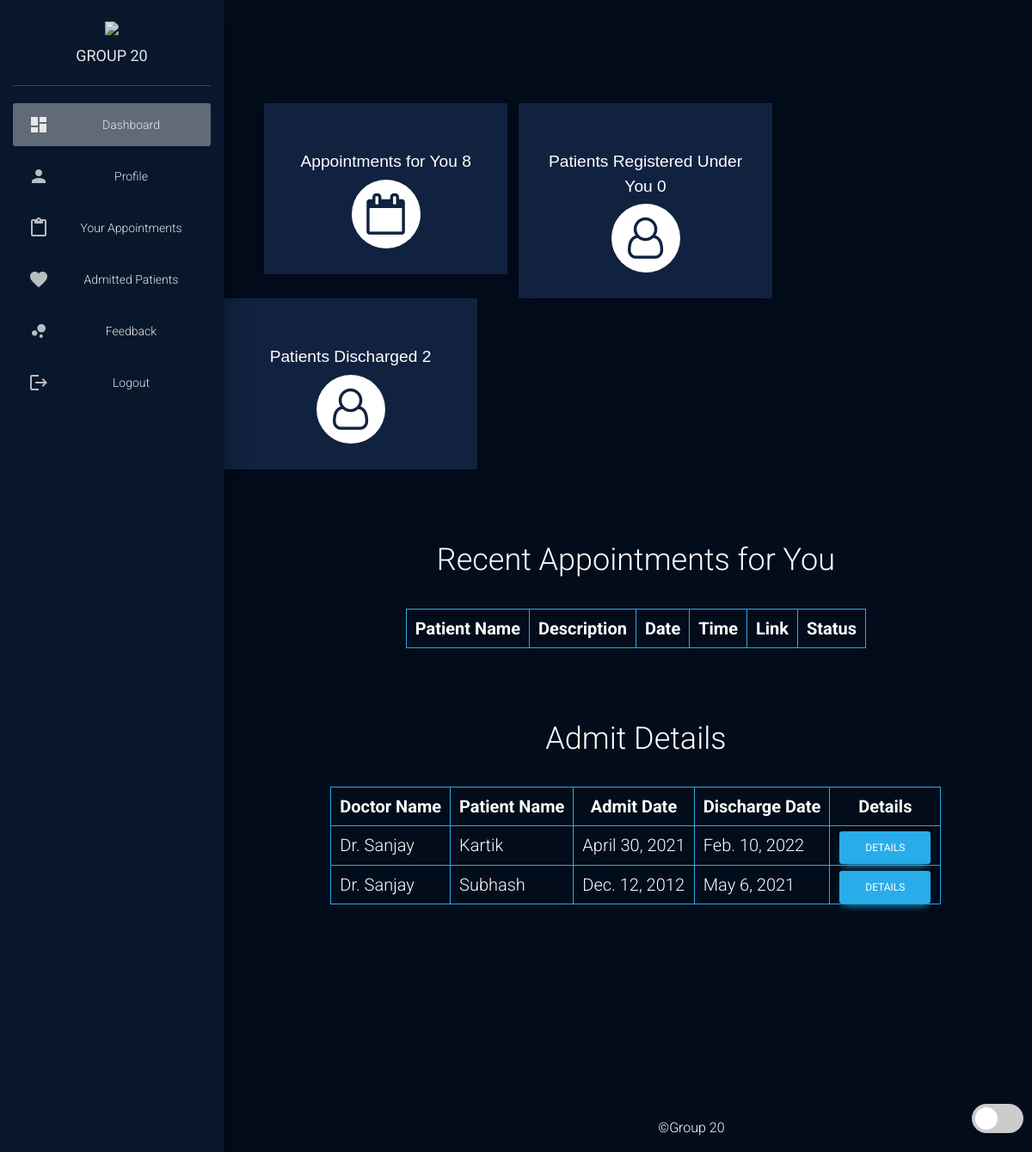
Page /hospital/dash_doc/ (signed in) on the committed database.
### hospital/models.py (models this page shows, shortened)
class Doctor(models.Model): #doctor details
    user =  models.ForeignKey(User, on_delete=models.CASCADE,related_name="Doctor") #user foreign key
    image = models.ImageField(default="default.png",upload_to="profile_pics")   #profile picture
    firstname = models.CharField(max_length=100,default='firstname')    #doctor firstname
    lastname = models.CharField(max_length=100,default='lastname')  #doctor lastname
    dob = models.DateField(default=datetime.date.today) #doctor date of birth
    address = models.CharField(max_length=300,default="address")    #doctor address
    city = models.CharField(max_length=100,default="city")  #doctor city
    country = models.CharField(max_length=100,default="country")    #doctor country
    postalcode = models.IntegerField(default=0) #doctor postalcode
    department= models.CharField(max_length=50,choices=departments,default='Cardiologist')  #doctor department from choices given as list
    status=models.BooleanField(default=False)   #doctor status(approved/on-hold)

class Patient(models.Model):    #patient details
    user = models.ForeignKey(User, on_delete=models.CASCADE, related_name="Patient")    #user foreign key
    image = models.ImageField(default="default.png",upload_to="profile_pics",null=True, blank=True) #profile picture
    firstname = models.CharField(max_length=100,default='firstname')    #patient firstname
    lastname = models.CharField(max_length=100,default='lastname')  #patient lastname
    dob = models.DateField(default=datetime.date.today) #patient date of birth
    address = models.CharField(max_length=300,default="address")    #patient address
    city = models.CharField(max_length=100,default="city")  #patient city
    country = models.CharField(max_length=100,default="country")    #patient country
    postalcode = models.IntegerField(default=0) #patient postalcode
    status=models.BooleanField(default=False)   #patient status(approved/on-hold)

class PatAdmit(models.Model):   #patient admit details
    patient=models.ForeignKey(Patient, on_delete=models.CASCADE, related_name="PatientAdmit")   #patient foreign key
    doctor=models.ForeignKey(Doctor, on_delete=models.CASCADE, related_name="DoctorAdmit")  #doctor foreign key
    admitDate=models.DateField()    #date on which patient is admitted
    description=models.TextField()  #description (symptoms/how to take medicines/causes/precautions)
    dischargeDate=models.DateField(null=True, blank=True)   #date on which patient is discharged

### hospital/views.py (the view)
# urls.py: path('dash_doc/',views.dash_doc_view,name='dashboard_doc.html'),
@login_required(login_url='login_doc.html')
def dash_doc_view(request):
    if check_doctor(request.user):
        doc=Doctor.objects.get(user_id=request.user.id)
        patcount=PatAdmit.objects.all().filter(doctor=doc,dischargeDate=None).count()
        patcountdis=PatAdmit.objects.all().filter(doctor=doc).count()
        patcountdis=patcountdis-patcount
        appcount=models.Appointment.objects.all().filter(status=True,doctor=doc).count()
        det=[]
        for c in Appointment.objects.filter(status=False,doctor=doc).all(): #get all onhold appointments of a given doctor
            p=c.patient
            if p:
                det.append([p.firstname,c.description,c.calldate,c.calltime,c.link,c.id])
        admt=[]
        for c in PatAdmit.objects.filter(doctor=doc).all(): #get all admit details of a given doctor
            p=c.patient
            if p:
                admt.append([doc.firstname,p.firstname,c.admitDate,c.dischargeDate,c.pk])
        return render(request,'hospital/Doctor/dashboard_doc.html',{'app':det,'patcount':patcount,'appcount':appcount,'admt':admt,'patcountdis':patcountdis})
    else:
        auth.logout(request)
        return redirect('login_doc.html')

### hospital/views.py (called while the page is built)
def check_doctor(user): #check if user is doctor
    return user.groups.filter(name='DOCTOR').exists()

### hospital/templates/hospital/Doctor/dashboard_doc.html (shortened to what this page needs)
{% load static %}
<!DOCTYPE html>
<html lang="en">
<head>
  <link rel="stylesheet" href="https://maxcdn.bootstrapcdn.com/font-awesome/latest/css/font-awesome.min.css">
  <link rel="stylesheet" href="https://cdnjs.cloudflare.com/ajax/libs/font-awesome/4.7.0/css/font-awesome.min.css">
  <link href="{% static 'assets/css/material-dashboard.css'%}" rel="stylesheet" />
</head>
<body id="jhamela" class="darkEdition lightEdition">
  {% include "hospital/Home/preloader.html" %}
  <div id="myDiv" class="animate-bottom wrapper" style="display:none;text-align: center;position: relative;">
    <div class="sidebar" data-color="azure" data-background-color="black" data-image="{% static 'assets/img/sidebar-2.jpg'%}">
    <div class="logo"><a href="#" class="simple-text logo-normal">
      <img src="https://www.iasplus.com/en/images/responsive/badges/g20/@@images/465e1ae9-46a0-4131-b3d0-984fcbb8233a.png">
      <br>
      GROUP 20
      </a></div>
    <div class="sidebar-wrapper">
      <ul class="nav">
        <li class="nav-item active  ">
          <a class="nav-link" href="{% url 'dashboard_doc.html' %}">
            <i class="material-icons">dashboard</i>
            <p>Dashboard</p>
          </a>
        </li>
        <li class="nav-item ">
          <a class="nav-link" href="{% url 'profile_doc.html' %}">
            <i class="material-icons">person</i>
            <p>Profile</p>
          </a>
        </li>
        <li class="nav-item ">
          <a class="nav-link" href="{% url 'bookapp_doc.html' %}">
            <i class="material-icons">content_paste</i>
            <p>Your Appointments</p>
          </a>
        </li>
        <li class="nav-item ">
          <a class="nav-link" href="{% url 'admit_details_doc.html' %}">
            <i class="material-icons">favorite</i>
            <p>Admitted Patients</p>
          </a>
        </li>
        <li class="nav-item">
          <a class="nav-link" href="{% url 'feedback_doc.html' %}">
            <i class="material-icons">bubble_chart</i>
            <p>Feedback</p>
          </a>
        </li>
         <li class="nav-item ">
          <a class="nav-link" href="{% url 'logout' %}">
            <i class="material-icons">logout</i>
            <p>Logout</p>
          </a>
        </li>
      </ul>
    </div>
    </div>
   <br>
  <br>
    <div class="main-panel">
      <br>
  <br>
  <br>
  <div class="market-updates">
    <div class="col-md-4 market-update-gd" style="margin-left: 5%">
      <div class="market-update-block clr-block-1 column">
        <div class="col-md-8 market-update-left">
          <h4>Appointments for You {{appcount}}</h4>
        </div>
        <div class="col-md-4 market-update-right">
          <i class="fa fa-calendar-o"> </i>
        </div>
      </div>
    </div>
    <div class="col-md-4 market-update-gd">
      <div class="market-update-block clr-block-2 column">
        <div class="col-md-8 market-update-left">
          <h4>Patients Registered Under You {{patcount}}</h4>
        </div>
        <div class="col-md-4 market-update-right">
          <i class="fa fa-user-o"></i>
        </div>
      </div>
    </div>
    <div class="col-md-4 market-update-gd">
      <div class="market-update-block clr-block-3 column">
        <div class="col-md-8 market-update-left">
          <h4>Patients Discharged  {{patcountdis}}</h4>
        </div>
        <div class="col-md-4 market-update-right">
           <i class="fa fa-user-o"></i>
        </div>
      </div>
    </div>
  </div>
  <br>
  <br>
  <div class="container sps">
  <div class="sps">
  <center>
    <div class="sps" style="margin-left:2%;">
        <h2 class="sps">Recent Appointments for You</h2>
      <table class="table sps">
          <tr class="sps">
            <th class="sps" >Patient Name</th>
            <th class="sps">Description</th>
            <th class="sps">Date</th>
            <th class="sps">Time</th>
            <th class="sps">Link</th>
            <th class="sps">Status</th>
          </tr>
      </table>
      <br><br>
      <h2 class="sps">Admit Details</h2>
                    <table class="sps">
                        <thead>
                            <tr class="sps">
                                <th class="sps">Doctor Name</th>
                                <th class="sps">Patient Name</th>
                                <th class="sps">Admit Date</th>
                                <th class="sps">Discharge Date</th>
                                <th class="sps">Details</th>
                            </tr>
                            {% for p in admt %}
                            <tr>
                                <td class="sps"> {{p.0}}</td>
                                <td class="sps">{{p.1}}</td>
                                <td class="sps">{{p.2}}</td>
                                <td class="sps">{{p.3}}</td>
                                <td><a class="btn btn-primary btn-xs" href="{% url 'admit_details_particular_doc.html' p.4  %}">Details</a></td>
                            </tr>
                            {% endfor %}
                    </table>
    </div>
      <br><br><br><br><br><br><br><br><br><br><br><br>
      {% include "hospital/Doctor/footer.html" %}
    </div>
  </div>
</body>
</html>

### hospital/templates/hospital/Doctor/dashboard_doc.html (style rules this page uses)
.market-update-block { padding: 2em 2em; background: #999; }
.market-update-block h4 { font-size: 1.2em; color: #fff; margin: 0.3em 0em; font-family: 'Carrois Gothic', sans-serif; }
.market-update-block.clr-block-1 { background: #ff0000; margin-right: 0.8em; box-shadow: 0 2px 5px 0 rgba(0, 0, 0, 0.16), 0 2px 10px 0 rgba(0, 0, 0, 0.12); transition: 0.5s all; -webkit-transition: 0.5s all; -moz-transition: 0.5s all; -o-transition: 0.5s all; }
.market-update-block.clr-block-2 { background: #4f5905; margin-right: 0.8em; box-shadow: 0 2px 5px 0 rgba(0, 0, 0, 0.16), 0 2px 10px 0 rgba(0, 0, 0, 0.12); transition: 0.5s all; -webkit-transition: 0.5s all; -moz-transition: 0.5s all; -o-transition: 0.5s all; }
.market-update-block.clr-block-3 { background: #1355f9; box-shadow: 0 2px 5px 0 rgba(0, 0, 0, 0.16), 0 2px 10px 0 rgba(0, 0, 0, 0.12); transition: 0.5s all; -webkit-transition: 0.5s all; -moz-transition: 0.5s all; -o-transition: 0.5s all; }
.market-update-right i.fa.fa-user-o, i.fa.fa-map-marker { font-size: 3em; color: #112240; width: 80px; height: 80px; background: #fff; text-align: center; border-radius: 49px; -webkit-border-radius: 49px; -moz-border-radius: 49px; -o-border-radius: 49px; line-height: 1.7em; }
.market-update-right i.fa.fa-mobile, i.fa.fa-calendar-o { font-size: 3em; color: #112240; width: 80px; height: 80px; background: #fff; text-align: center; border-radius: 49px; -webkit-border-radius: 49px; -moz-border-radius: 49px; -o-border-radius: 49px; line-height: 1.7em; }
.market-update-left { padding: 0px; }
.column { float: left; width: 25%; padding: 30px; }
table { border: 1px solid #28acea; border-collapse: collapse; font-size: 20px; padding:10px; }
th { border: 1px solid #28acea; border-collapse: collapse; padding:10px; }
td { border: 1px solid #28acea; border-collapse: collapse; margin-left: auto; margin-right: auto; padding:10px; }

### hospital/templates/hospital/Home/preloader.html (style rules this page uses)
.animate-bottom { position: relative; -webkit-animation-name: animatebottom; -webkit-animation-duration: 1s; animation-name: animatebottom; animation-duration: 1s }
#myDiv { display: none; text-align: center; }

### rows in the picture
Doctor: firstname "Dr. Sanjay" "Dr. Sanjay"
Patient: firstname "Kartik"
PatAdmit: admitDate "April 30, 2021", dischargeDate "Feb. 10, 2022"
Patient: firstname "Subhash"
PatAdmit: admitDate "Dec. 12, 2012", dischargeDate "May 6, 2021"

### other values in the picture
{{ appcount }} "8"
{{ patcount }} "0"
{{ patcountdis }} "2"
